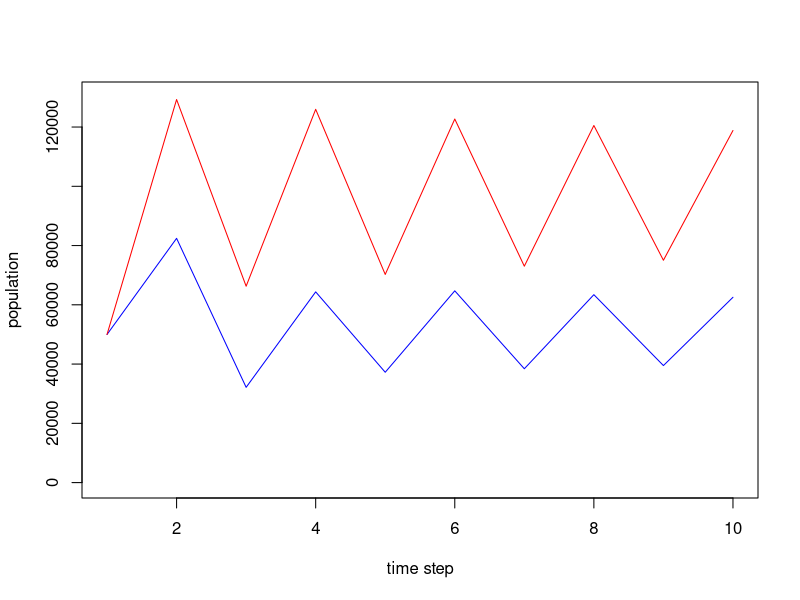
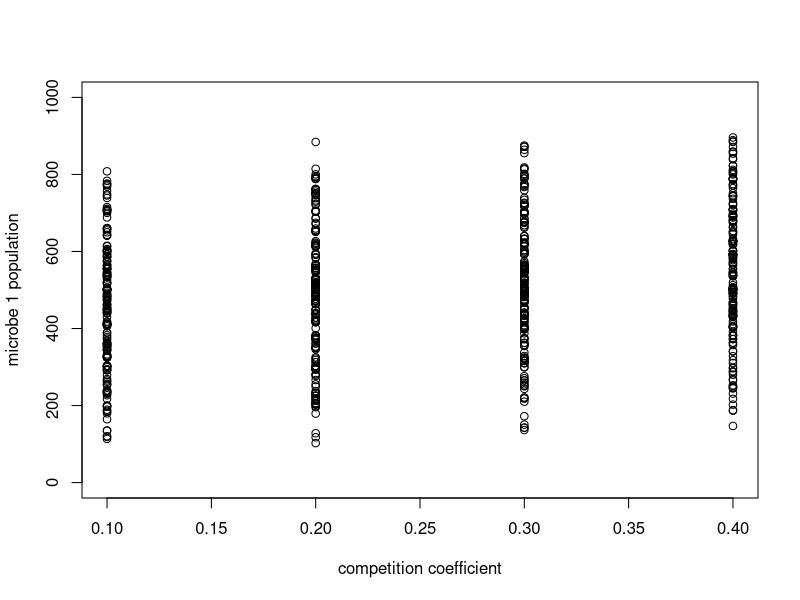
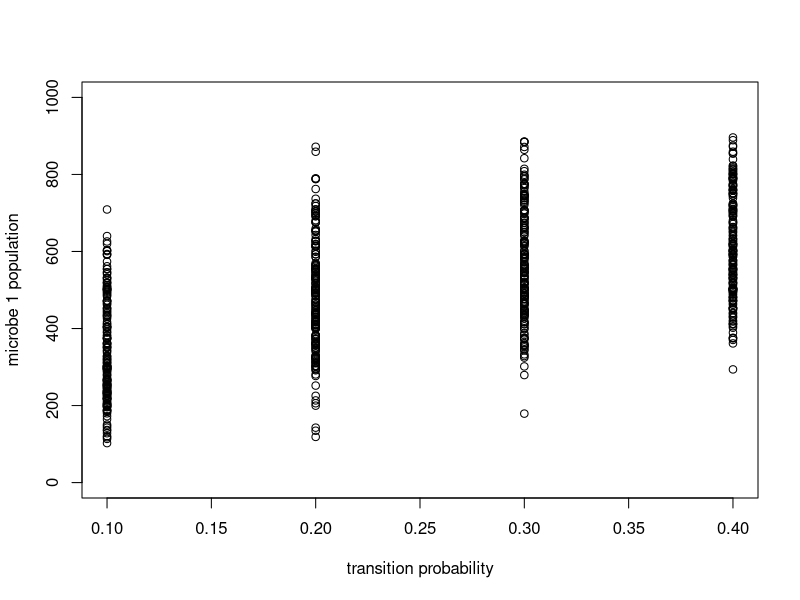
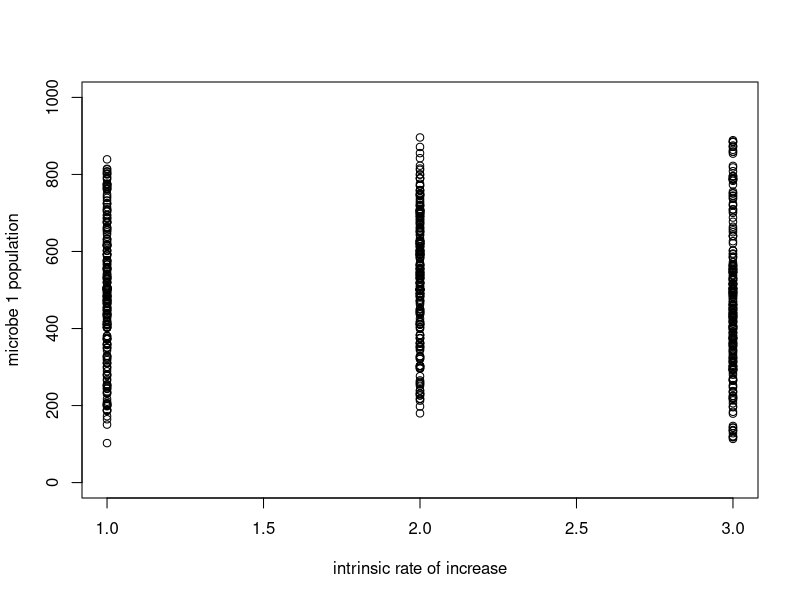

These charts were generated, in order, by the following R code:
## ---- chunk 1
n.host <- 100
hostMat <- matrix(NA, nrow=n.host, ncol=2)


hostMat[,1] <- runif(100, 0, 1)

hostMat[,2] <- 1-hostMat[,1]

n.mic.gen <- 10

# number of offspring per generation

nOff1 <- 2
nOff2 <- 20

# starting population size

micStart <- 1e3
micK <- 1e5

# interaction term
alpha12 <- 0.5
alpha21 <- 0.05

internalLV.show <- function(vector){
  
  tmp <- matrix(NA, nrow=10, ncol=2)
  tmp[1,1] <- vector[1]*micStart
  tmp[1,2] <- vector[2]*micStart
  
  
  for(i in 2:10){
    tmp[i,1] <-tmp[i-1,1]*(exp(nOff1*(1-(tmp[i-1,1]+alpha12*tmp[i-1,2])/micK)))
    
    tmp[i,2] <-tmp[i-1,2]*(exp(nOff1*(1-(tmp[i-1,2]+alpha21*tmp[i-1,1])/micK)))
  }
  return(tmp)
}

show <- internalLV.show(c(50, 50))

plot(x=1:10, y=seq(0, 130000, 130000/9), type="n", xlab="time step", ylab="population")
lines(show[,1], col="blue")
lines(show[,2], col="red")

## ---- chunk 2

nextSeed <- function(oneGenVec, tProb1, tProb2){
  oneTrans <- oneGenVec[1]*tProb1*micStart/((oneGenVec[1]*tProb1+ oneGenVec[2]*tProb2)+1)
  
  twoTrans <- oneGenVec[2]*tProb2*micStart/((oneGenVec[1]*tProb1+ oneGenVec[2]*tProb2)+1)
  
  return(c(oneTrans, twoTrans))
}

## ---- chunk 3
make.input <- function(alphamin, alphamax, tProbmin, tProbmax, nOffmin, nOffmax, step.size){
  alpha <- seq(alphamin, alphamax, step.size)
  tprob <- seq(tProbmin, tProbmax, step.size)
  nOff <- seq(nOffmin, nOffmax)
  alphmat <- cbind(rep(alpha, each=length(alpha)), rep(alpha, length(alpha)))
  
  probmat1 <- cbind(rep(alphmat[,1], length(tprob)), rep(alphmat[,2], length(tprob)), 
                 rep(tprob, each=nrow(alphmat)))
  probmat2 <- cbind(rep(probmat1[,1], length(tprob)), rep(probmat1[,2], length(tprob)), rep(probmat1[,3], length(tprob)),rep(tprob, each=nrow(probmat1)))
  
 off1mat <- cbind(rep(probmat2[,1], length(nOff)), rep(probmat2[,2], length(nOff)), rep(probmat2[,3], length(nOff)),rep(probmat2[,4], length(nOff)),rep(nOff, each=nrow(probmat2)))
 
 off2mat <- cbind(rep(off1mat[,1], length(nOff)), rep(off1mat[,2], length(nOff)), rep(off1mat[,3], length(nOff)),
  rep(off1mat[,4], length(nOff)),rep(off1mat[,5], length(nOff)), rep(nOff, nrow(off1mat)))
 
 off2mat <- unique(off2mat)
 return(off2mat)
}
## ---- chunk 4

inMat <- make.input(0.1, 0.4, 0.1, 0.4, 1, 3, 0.1)

n.gen=10

paramTest <- function(inVec, hostMat){
    
oneMat <- matrix(NA, nrow=n.host, ncol=n.gen)
oneMat[,1] <- hostMat[,1]*micStart

twoMat <- matrix(NA, nrow=n.host, ncol=n.gen)
twoMat[,1] <- hostMat[,2]*micStart

internalLV <- function(vec){
  
  tmp <- matrix(NA, nrow=10, ncol=2)
  tmp[1,1] <- vec[1]
  tmp[1,2] <- vec[2]
  

  for(i in 2:10){
    tmp[i,1] <-tmp[i-1,1]*(exp(inVec[5]*(1-(tmp[i-1,1]+inVec[1]*tmp[i-1,2])/micK)))
    
    tmp[i,2] <-tmp[i-1,2]*(exp(inVec[6]*(1-(tmp[i-1,2]+inVec[2]*tmp[i-1,1])/micK)))
  }
  return(tmp[10,])
}



  for(k in 2:n.gen){

    oneGenPop <- apply(cbind(oneMat[,k-1], twoMat[,k-1]), 1, internalLV)

    nextPop <- apply(oneGenPop, 2, nextSeed, tProb1=inVec[3], tProb2=inVec[4])

    oneMat[,k] <- nextPop[1,]
    twoMat[,k] <- nextPop[2,]

  }

return(cbind(mean(colMeans(oneMat)), mean(colMeans(twoMat))))
}

micMat <- apply(inMat, 1, paramTest, hostMat=hostMat)

tmat <- cbind(inMat, micMat[1,], micMat[2,])

plot(x=seq(min(tmat[,2]), max(tmat[,2]), by=0.1), y=seq(from=0, to=1000, by=(1000/(length(seq(min(tmat[,2]), max(tmat[,2]), by=0.1))-1))), type="n", xlab="competition coefficient", ylab="microbe 1 population")

points(x=tmat[,2],y=tmat[,7])

plot(x=seq(min(tmat[,3]), max(tmat[,3]), by=0.1), y=seq(from=0, to=1000, by=(1000/(length(seq(min(tmat[,3]), max(tmat[,3]), by=0.1))-1))), type="n", xlab="transition probability", ylab="microbe 1 population")

points(x=tmat[,3],y=tmat[,7])

plot(x=seq(min(tmat[,6]), max(tmat[,6])), y=seq(from=0, to=1000, by=(1000/(length(seq(min(tmat[,6]), max(tmat[,6])))-1))), type="n", xlab="intrinsic rate of increase", ylab="microbe 1 population")

points(x=tmat[,5],y=tmat[,7])

## ---- chunk 5
pairwiseDist <- function(testPoint, outVec)(sqrt((testPoint-outVec[1])^2+((micK-testPoint)-outVec[2])^2))

checkPt <- function(testPt, k){
  distances <- apply(tmat[,7:8], 1, pairwiseDist, testPoint=testPt)

kNeighbors <- order(distances)[1:k]

kParams <- inMat[kNeighbors,]

weightedDist <- (1/distances[kNeighbors])^2

par1est <- sum(kParams[,1]*(weightedDist/sum(weightedDist)))
par2est <- sum(kParams[,2]*(weightedDist/sum(weightedDist)))
par3est <- sum(kParams[,3]*(weightedDist/sum(weightedDist))) 
par4est <- sum(kParams[,4]*(weightedDist/sum(weightedDist)))

return(c(par1est, par2est, par3est, par4est))
}

checkPt(300, 4)
